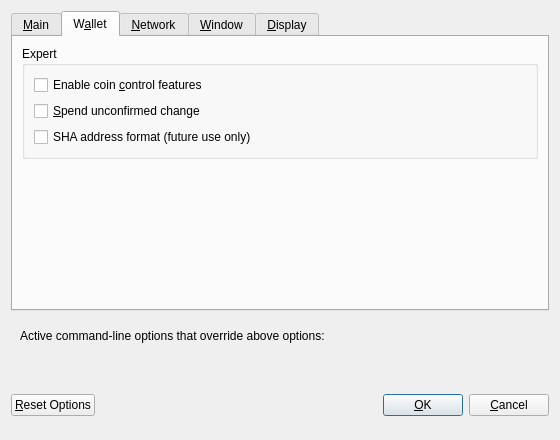
<?xml version="1.0" encoding="UTF-8"?>
<ui version="4.0">
 <class>OptionsDialog</class>
 <widget class="QDialog" name="OptionsDialog">
  <property name="geometry">
   <rect>
    <x>0</x>
    <y>0</y>
    <width>560</width>
    <height>440</height>
   </rect>
  </property>
  <property name="windowTitle">
   <string>Options</string>
  </property>
  <property name="modal">
   <bool>true</bool>
  </property>
  <layout class="QVBoxLayout" name="verticalLayout">
   <item>
    <widget class="QTabWidget" name="tabWidget">
     <property name="currentIndex">
      <number>1</number>
     </property>
     <widget class="QWidget" name="tabMain">
      <attribute name="title">
       <string>&amp;Main</string>
      </attribute>
      <layout class="QVBoxLayout" name="verticalLayout_Main">
       <item>
        <widget class="QCheckBox" name="bitcoinAtStartup">
         <property name="toolTip">
          <string>Automatically start %1 after logging in to the system.</string>
         </property>
         <property name="text">
          <string>&amp;Start %1 on system login</string>
         </property>
        </widget>
       </item>
       <item>
        <layout class="QHBoxLayout" name="horizontalLayout_2_Main">
         <item>
          <widget class="QLabel" name="databaseCacheLabel">
           <property name="text">
            <string>Size of &amp;database cache</string>
           </property>
           <property name="textFormat">
            <enum>Qt::PlainText</enum>
           </property>
           <property name="buddy">
            <cstring>databaseCache</cstring>
           </property>
          </widget>
         </item>
         <item>
          <widget class="QSpinBox" name="databaseCache"/>
         </item>
         <item>
          <widget class="QLabel" name="databaseCacheUnitLabel">
           <property name="text">
            <string>MB</string>
           </property>
           <property name="textFormat">
            <enum>Qt::PlainText</enum>
           </property>
          </widget>
         </item>
         <item>
          <spacer name="horizontalSpacer_2_Main">
           <property name="orientation">
            <enum>Qt::Horizontal</enum>
           </property>
           <property name="sizeHint" stdset="0">
            <size>
             <width>40</width>
             <height>20</height>
            </size>
           </property>
          </spacer>
         </item>
        </layout>
       </item>
       <item>
        <layout class="QHBoxLayout" name="horizontalLayout_3_Main">
         <item>
          <widget class="QLabel" name="threadsScriptVerifLabel">
           <property name="text">
            <string>Number of script &amp;verification threads</string>
           </property>
           <property name="textFormat">
            <enum>Qt::PlainText</enum>
           </property>
           <property name="buddy">
            <cstring>threadsScriptVerif</cstring>
           </property>
          </widget>
         </item>
         <item>
          <widget class="QSpinBox" name="threadsScriptVerif">
           <property name="toolTip">
            <string>(0 = auto, &lt;0 = leave that many cores free)</string>
           </property>
          </widget>
         </item>
         <item>
          <spacer name="horizontalSpacer_3_Main">
           <property name="orientation">
            <enum>Qt::Horizontal</enum>
           </property>
           <property name="sizeHint" stdset="0">
            <size>
             <width>40</width>
             <height>20</height>
            </size>
           </property>
          </spacer>
         </item>
        </layout>
       </item>
       <item>
        <spacer name="verticalSpacer_Main">
         <property name="orientation">
          <enum>Qt::Vertical</enum>
         </property>
         <property name="sizeHint" stdset="0">
          <size>
           <width>20</width>
           <height>40</height>
          </size>
         </property>
        </spacer>
       </item>
      </layout>
     </widget>
     <widget class="QWidget" name="tabWallet">
      <attribute name="title">
       <string>W&amp;allet</string>
      </attribute>
      <layout class="QVBoxLayout" name="verticalLayout_Wallet">
       <item>
        <widget class="QGroupBox" name="groupBox">
         <property name="title">
          <string>Expert</string>
         </property>
         <layout class="QVBoxLayout" name="verticalLayout_2">
          <item>
           <widget class="QCheckBox" name="coinControlFeatures">
            <property name="toolTip">
             <string>Whether to show coin control features or not.</string>
            </property>
            <property name="text">
             <string>Enable coin &amp;control features</string>
            </property>
           </widget>
          </item>
          <item>
           <widget class="QCheckBox" name="spendZeroConfChange">
            <property name="toolTip">
             <string>If you disable the spending of unconfirmed change, the change from a transaction cannot be used until that transaction has at least one confirmation. This also affects how your balance is computed.</string>
            </property>
            <property name="text">
             <string>&amp;Spend unconfirmed change</string>
            </property>
           </widget>
          </item>
          <item>
           <widget class="QCheckBox" name="newAddressFormatChange">
            <property name="toolTip">
             <string>If you disable the spending of unconfirmed change, the change from a transaction cannot be used until that transaction has at least one confirmation. This also affects how your balance is computed.</string>
            </property>
            <property name="text">
             <string>SHA address format (future use only)</string>
            </property>
           </widget>
          </item>
         </layout>
        </widget>
       </item>
       <item>
        <spacer name="verticalSpacer_Wallet">
         <property name="orientation">
          <enum>Qt::Vertical</enum>
         </property>
         <property name="sizeHint" stdset="0">
          <size>
           <width>20</width>
           <height>40</height>
          </size>
         </property>
        </spacer>
       </item>
      </layout>
     </widget>
     <widget class="QWidget" name="tabNetwork">
      <attribute name="title">
       <string>&amp;Network</string>
      </attribute>
      <layout class="QVBoxLayout" name="verticalLayout_Network">
       <item>
        <widget class="QCheckBox" name="mapPortUpnp">
         <property name="toolTip">
          <string>Automatically open the SmartCash client port on the router. This only works when your router supports UPnP and it is enabled.</string>
         </property>
         <property name="text">
          <string>Map port using &amp;UPnP</string>
         </property>
        </widget>
       </item>
       <item>
        <widget class="QCheckBox" name="allowIncoming">
         <property name="toolTip">
          <string>Accept connections from outside</string>
         </property>
         <property name="text">
          <string>Allow incoming connections</string>
         </property>
        </widget>
       </item>
       <item>
        <widget class="QCheckBox" name="connectSocks">
         <property name="toolTip">
          <string>Connect to the SmartCash network through a SOCKS5 proxy.</string>
         </property>
         <property name="text">
          <string>&amp;Connect through SOCKS5 proxy (default proxy):</string>
         </property>
        </widget>
       </item>
       <item>
        <layout class="QHBoxLayout" name="horizontalLayout_1_Network">
         <item>
          <widget class="QLabel" name="proxyIpLabel">
           <property name="text">
            <string>Proxy &amp;IP:</string>
           </property>
           <property name="textFormat">
            <enum>Qt::PlainText</enum>
           </property>
           <property name="buddy">
            <cstring>proxyIp</cstring>
           </property>
          </widget>
         </item>
         <item>
          <widget class="QValidatedLineEdit" name="proxyIp">
           <property name="minimumSize">
            <size>
             <width>140</width>
             <height>0</height>
            </size>
           </property>
           <property name="maximumSize">
            <size>
             <width>140</width>
             <height>16777215</height>
            </size>
           </property>
           <property name="toolTip">
            <string>IP address of the proxy (e.g. IPv4: 127.0.0.1 / IPv6: ::1)</string>
           </property>
          </widget>
         </item>
         <item>
          <widget class="QLabel" name="proxyPortLabel">
           <property name="text">
            <string>&amp;Port:</string>
           </property>
           <property name="textFormat">
            <enum>Qt::PlainText</enum>
           </property>
           <property name="buddy">
            <cstring>proxyPort</cstring>
           </property>
          </widget>
         </item>
         <item>
          <widget class="QLineEdit" name="proxyPort">
           <property name="minimumSize">
            <size>
             <width>55</width>
             <height>0</height>
            </size>
           </property>
           <property name="maximumSize">
            <size>
             <width>55</width>
             <height>16777215</height>
            </size>
           </property>
           <property name="toolTip">
            <string>Port of the proxy (e.g. 9050)</string>
           </property>
          </widget>
         </item>
         <item>
          <spacer name="horizontalSpacer_1_Network">
           <property name="orientation">
            <enum>Qt::Horizontal</enum>
           </property>
           <property name="sizeHint" stdset="0">
            <size>
             <width>40</width>
             <height>20</height>
            </size>
           </property>
          </spacer>
         </item>
        </layout>
       </item>
       <item>
        <layout class="QHBoxLayout" name="horizontalLayout_2_Network">
         <item>
          <widget class="QLabel" name="proxyActiveNets">
           <property name="text">
            <string>Used for reaching peers via:</string>
           </property>
           <property name="textFormat">
            <enum>Qt::PlainText</enum>
           </property>
          </widget>
         </item>
         <item>
          <widget class="QCheckBox" name="proxyReachIPv4">
           <property name="enabled">
            <bool>false</bool>
           </property>
           <property name="toolTip">
            <string>Shows, if the supplied default SOCKS5 proxy is used to reach peers via this network type.</string>
           </property>
           <property name="text">
            <string/>
           </property>
          </widget>
         </item>
         <item>
          <widget class="QLabel" name="proxyReachIPv4Label">
           <property name="text">
            <string>IPv4</string>
           </property>
           <property name="textFormat">
            <enum>Qt::PlainText</enum>
           </property>
          </widget>
         </item>
         <item>
          <widget class="QCheckBox" name="proxyReachIPv6">
           <property name="enabled">
            <bool>false</bool>
           </property>
           <property name="toolTip">
            <string>Shows, if the supplied default SOCKS5 proxy is used to reach peers via this network type.</string>
           </property>
           <property name="text">
            <string/>
           </property>
          </widget>
         </item>
         <item>
          <widget class="QLabel" name="proxyReachIPv6Label">
           <property name="text">
            <string>IPv6</string>
           </property>
           <property name="textFormat">
            <enum>Qt::PlainText</enum>
           </property>
          </widget>
         </item>
         <item>
          <widget class="QCheckBox" name="proxyReachTor">
           <property name="enabled">
            <bool>false</bool>
           </property>
           <property name="toolTip">
            <string>Shows, if the supplied default SOCKS5 proxy is used to reach peers via this network type.</string>
           </property>
           <property name="text">
            <string/>
           </property>
          </widget>
         </item>
         <item>
          <widget class="QLabel" name="proxyReachTorLabel">
           <property name="text">
            <string>Tor</string>
           </property>
           <property name="textFormat">
            <enum>Qt::PlainText</enum>
           </property>
          </widget>
         </item>
         <item>
          <spacer name="horizontalSpacer_2_Network">
           <property name="orientation">
            <enum>Qt::Horizontal</enum>
           </property>
           <property name="sizeHint" stdset="0">
            <size>
             <width>40</width>
             <height>20</height>
            </size>
           </property>
          </spacer>
         </item>
        </layout>
       </item>
       <item>
        <widget class="QCheckBox" name="connectSocksTor">
         <property name="toolTip">
          <string>Connect to the SmartCash network through a separate SOCKS5 proxy for Tor hidden services.</string>
         </property>
         <property name="text">
          <string>Use separate SOCKS5 proxy to reach peers via Tor hidden services:</string>
         </property>
        </widget>
       </item>
       <item>
        <layout class="QHBoxLayout" name="horizontalLayout_3_Network">
         <item>
          <widget class="QLabel" name="proxyIpTorLabel">
           <property name="text">
            <string>Proxy &amp;IP:</string>
           </property>
           <property name="textFormat">
            <enum>Qt::PlainText</enum>
           </property>
           <property name="buddy">
            <cstring>proxyIpTor</cstring>
           </property>
          </widget>
         </item>
         <item>
          <widget class="QValidatedLineEdit" name="proxyIpTor">
           <property name="minimumSize">
            <size>
             <width>140</width>
             <height>0</height>
            </size>
           </property>
           <property name="maximumSize">
            <size>
             <width>140</width>
             <height>16777215</height>
            </size>
           </property>
           <property name="toolTip">
            <string>IP address of the proxy (e.g. IPv4: 127.0.0.1 / IPv6: ::1)</string>
           </property>
          </widget>
         </item>
         <item>
          <widget class="QLabel" name="proxyPortTorLabel">
           <property name="text">
            <string>&amp;Port:</string>
           </property>
           <property name="textFormat">
            <enum>Qt::PlainText</enum>
           </property>
           <property name="buddy">
            <cstring>proxyPortTor</cstring>
           </property>
          </widget>
         </item>
         <item>
          <widget class="QLineEdit" name="proxyPortTor">
           <property name="minimumSize">
            <size>
             <width>55</width>
             <height>0</height>
            </size>
           </property>
           <property name="maximumSize">
            <size>
             <width>55</width>
             <height>16777215</height>
            </size>
           </property>
           <property name="toolTip">
            <string>Port of the proxy (e.g. 9050)</string>
           </property>
          </widget>
         </item>
         <item>
          <spacer name="horizontalSpacer_4_Network">
           <property name="orientation">
            <enum>Qt::Horizontal</enum>
           </property>
           <property name="sizeHint" stdset="0">
            <size>
             <width>40</width>
             <height>20</height>
            </size>
           </property>
          </spacer>
         </item>
        </layout>
       </item>
       <item>
        <spacer name="verticalSpacer_Network">
         <property name="orientation">
          <enum>Qt::Vertical</enum>
         </property>
         <property name="sizeHint" stdset="0">
          <size>
           <width>20</width>
           <height>40</height>
          </size>
         </property>
        </spacer>
       </item>
      </layout>
     </widget>
     <widget class="QWidget" name="tabWindow">
      <attribute name="title">
       <string>&amp;Window</string>
      </attribute>
      <layout class="QVBoxLayout" name="verticalLayout_Window">
       <item>
        <widget class="QCheckBox" name="hideTrayIcon">
         <property name="toolTip">
          <string>&amp;Hide the icon from the system tray.</string>
         </property>
         <property name="text">
          <string>Hide tray icon</string>
         </property>
        </widget>
       </item>
       <item>
        <widget class="QCheckBox" name="minimizeToTray">
         <property name="toolTip">
          <string>Show only a tray icon after minimizing the window.</string>
         </property>
         <property name="text">
          <string>&amp;Minimize to the tray instead of the taskbar</string>
         </property>
        </widget>
       </item>
       <item>
        <widget class="QCheckBox" name="minimizeOnClose">
         <property name="toolTip">
          <string>Minimize instead of exit the application when the window is closed. When this option is enabled, the application will be closed only after selecting Exit in the menu.</string>
         </property>
         <property name="text">
          <string>M&amp;inimize on close</string>
         </property>
        </widget>
       </item>
       <item>
        <spacer name="verticalSpacer_Window">
         <property name="orientation">
          <enum>Qt::Vertical</enum>
         </property>
         <property name="sizeHint" stdset="0">
          <size>
           <width>20</width>
           <height>40</height>
          </size>
         </property>
        </spacer>
       </item>
      </layout>
     </widget>
     <widget class="QWidget" name="tabDisplay">
      <attribute name="title">
       <string>&amp;Display</string>
      </attribute>
      <layout class="QVBoxLayout" name="verticalLayout_Display">
       <item>
        <layout class="QHBoxLayout" name="horizontalLayout_1_Display">
         <item>
          <widget class="QLabel" name="langLabel">
           <property name="text">
            <string>User Interface &amp;language:</string>
           </property>
           <property name="textFormat">
            <enum>Qt::PlainText</enum>
           </property>
           <property name="buddy">
            <cstring>lang</cstring>
           </property>
          </widget>
         </item>
         <item>
          <widget class="QValueComboBox" name="lang">
           <property name="toolTip">
            <string>The user interface language can be set here. This setting will take effect after restarting %1.</string>
           </property>
          </widget>
         </item>
        </layout>
       </item>
       <item>
        <layout class="QHBoxLayout" name="horizontalLayout_2_Display">
         <item>
          <widget class="QLabel" name="unitLabel">
           <property name="text">
            <string>&amp;Unit to show amounts in:</string>
           </property>
           <property name="textFormat">
            <enum>Qt::PlainText</enum>
           </property>
           <property name="buddy">
            <cstring>unit</cstring>
           </property>
          </widget>
         </item>
         <item>
          <widget class="QValueComboBox" name="unit">
           <property name="toolTip">
            <string>Choose the default subdivision unit to show in the interface and when sending coins.</string>
           </property>
          </widget>
         </item>
        </layout>
       </item>
       <item>
        <layout class="QHBoxLayout" name="horizontalLayout_3_Display">
         <item>
          <widget class="QLabel" name="thirdPartyTxUrlsLabel">
           <property name="toolTip">
            <string>Third party URLs (e.g. a block explorer) that appear in the transactions tab as context menu items. %s in the URL is replaced by transaction hash. Multiple URLs are separated by vertical bar |.</string>
           </property>
           <property name="text">
            <string>Third party transaction URLs</string>
           </property>
           <property name="buddy">
            <cstring>thirdPartyTxUrls</cstring>
           </property>
          </widget>
         </item>
         <item>
          <widget class="QLineEdit" name="thirdPartyTxUrls">
           <property name="toolTip">
            <string>Third party URLs (e.g. a block explorer) that appear in the transactions tab as context menu items. %s in the URL is replaced by transaction hash. Multiple URLs are separated by vertical bar |.</string>
           </property>
          </widget>
         </item>
        </layout>
       </item>
       <item>
        <spacer name="verticalSpacer_Display">
         <property name="orientation">
          <enum>Qt::Vertical</enum>
         </property>
         <property name="sizeHint" stdset="0">
          <size>
           <width>20</width>
           <height>40</height>
          </size>
         </property>
        </spacer>
       </item>
      </layout>
     </widget>
    </widget>
   </item>
   <item>
    <widget class="QFrame" name="frame">
     <layout class="QVBoxLayout" name="verticalLayout_Bottom">
      <item>
       <layout class="QHBoxLayout" name="horizontalLayout_Bottom">
        <item>
         <widget class="QLabel" name="overriddenByCommandLineInfoLabel">
          <property name="text">
           <string>Active command-line options that override above options:</string>
          </property>
          <property name="textFormat">
           <enum>Qt::PlainText</enum>
          </property>
         </widget>
        </item>
        <item>
         <spacer name="horizontalSpacer_Bottom">
          <property name="orientation">
           <enum>Qt::Horizontal</enum>
          </property>
          <property name="sizeHint" stdset="0">
           <size>
            <width>40</width>
            <height>20</height>
           </size>
          </property>
         </spacer>
        </item>
       </layout>
      </item>
      <item>
       <widget class="QLabel" name="overriddenByCommandLineLabel">
        <property name="text">
         <string/>
        </property>
        <property name="textFormat">
         <enum>Qt::PlainText</enum>
        </property>
        <property name="wordWrap">
         <bool>true</bool>
        </property>
       </widget>
      </item>
     </layout>
    </widget>
   </item>
   <item>
    <layout class="QHBoxLayout" name="horizontalLayout_Buttons">
     <item>
      <widget class="QPushButton" name="resetButton">
       <property name="toolTip">
        <string>Reset all client options to default.</string>
       </property>
       <property name="text">
        <string>&amp;Reset Options</string>
       </property>
       <property name="autoDefault">
        <bool>false</bool>
       </property>
      </widget>
     </item>
     <item>
      <spacer name="horizontalSpacer_1">
       <property name="orientation">
        <enum>Qt::Horizontal</enum>
       </property>
       <property name="sizeHint" stdset="0">
        <size>
         <width>40</width>
         <height>48</height>
        </size>
       </property>
      </spacer>
     </item>
     <item>
      <widget class="QLabel" name="statusLabel">
       <property name="minimumSize">
        <size>
         <width>200</width>
         <height>0</height>
        </size>
       </property>
       <property name="font">
        <font>
         <weight>75</weight>
         <bold>true</bold>
        </font>
       </property>
       <property name="text">
        <string/>
       </property>
       <property name="textFormat">
        <enum>Qt::PlainText</enum>
       </property>
       <property name="wordWrap">
        <bool>true</bool>
       </property>
      </widget>
     </item>
     <item>
      <spacer name="horizontalSpacer_2">
       <property name="orientation">
        <enum>Qt::Horizontal</enum>
       </property>
       <property name="sizeHint" stdset="0">
        <size>
         <width>40</width>
         <height>48</height>
        </size>
       </property>
      </spacer>
     </item>
     <item>
      <widget class="QPushButton" name="okButton">
       <property name="text">
        <string>&amp;OK</string>
       </property>
       <property name="autoDefault">
        <bool>false</bool>
       </property>
       <property name="default">
        <bool>true</bool>
       </property>
      </widget>
     </item>
     <item>
      <widget class="QPushButton" name="cancelButton">
       <property name="text">
        <string>&amp;Cancel</string>
       </property>
       <property name="autoDefault">
        <bool>false</bool>
       </property>
      </widget>
     </item>
    </layout>
   </item>
  </layout>
 </widget>
 <customwidgets>
  <customwidget>
   <class>QValidatedLineEdit</class>
   <extends>QLineEdit</extends>
   <header>qvalidatedlineedit.h</header>
  </customwidget>
  <customwidget>
   <class>QValueComboBox</class>
   <extends>QComboBox</extends>
   <header>qvaluecombobox.h</header>
  </customwidget>
 </customwidgets>
 <resources/>
 <connections/>
</ui>
